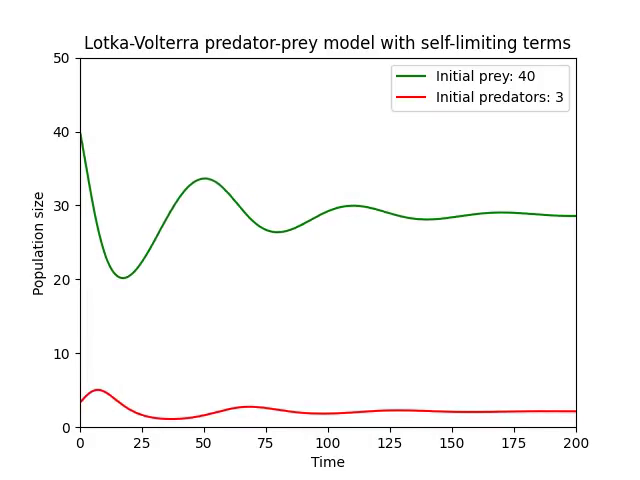
#> input picture frame 100 of assets/media/spatialEcology/LVselflimiting.mp4, 640 x 480 px, given in place of LotkaVolterra3.mp4, which was not available
$ jupyter execute Untitled-2.ipynb
#> lines starting #> are read from the running program, lines starting #| are printed output that depends on the picture; after the words box and inside, x2 and y2 are one past the last pixel; in counts of white or black regions, pixels touching at a corner belong together; pictures that were not available may be replaced by others from this repository, and a replacement may not be noted
#> further down, frame is the input picture: shape (480, 640, 3); mean B, G, R 247.8, 248.3, 248.6
[cell 1]
import cv2
import numpy as np

# Function to change white pixels to a new color
def change_white_pixels(frame, new_color):
    # Define the range for white color
    white_lower = np.array([200, 200, 200], dtype="uint8")
    white_upper = np.array([255, 255, 255], dtype="uint8")

    # Find all pixels in the white range
    white_mask = cv2.inRange(frame, white_lower, white_upper)
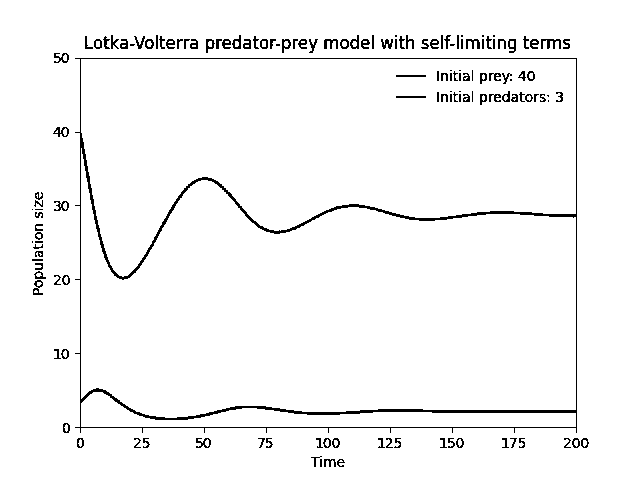
#> white_mask: shape (480, 640); 96.6% white; black in thin lines or dots, all inside (x1, y1, x2, y2) = (32, 35, 589, 467)

    # Change white pixels to the new color
    frame[white_mask > 0] = new_color
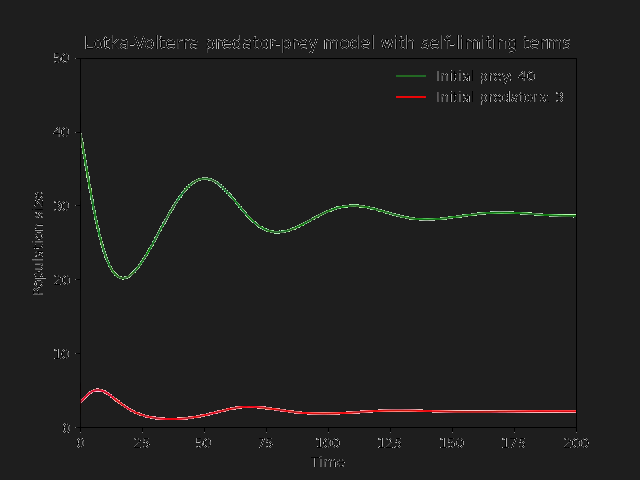
#> frame: shape (480, 640, 3); mean B, G, R 31.2, 31.6, 31.9

    return frame

# Load the video
cap = cv2.VideoCapture('LotkaVolterra3.mp4')

# Get video properties for output
fourcc = cv2.VideoWriter_fourcc(*'mp4v')
fps = cap.get(cv2.CAP_PROP_FPS)
width, height = int(cap.get(cv2.CAP_PROP_FRAME_WIDTH)), int(cap.get(cv2.CAP_PROP_FRAME_HEIGHT))
out = cv2.VideoWriter('alteredLotkaVolterra3.mp4', fourcc, fps, (width, height))

# Process each frame
while True:
    ret, frame = cap.read()
    if not ret:
        break

    # Change white pixels to a new color (e.g., red)
    new_frame = change_white_pixels(frame, [30,30,30])

    # Write the frame to the output video
    out.write(new_frame)

# Release resources
cap.release()
out.release()
cv2.destroyAllWindows()

$ run again, starting later in the video
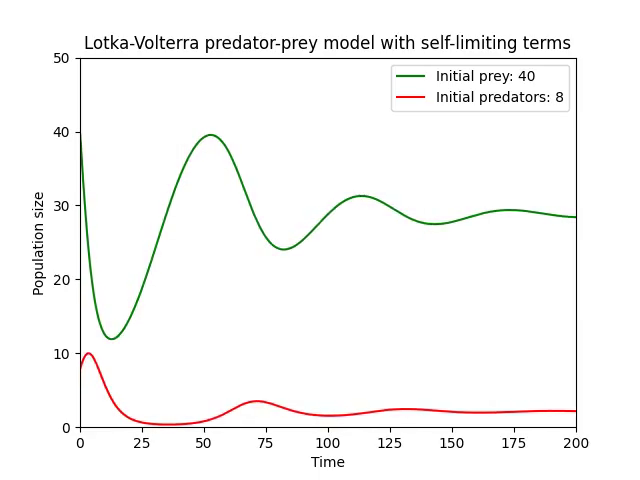
#> input picture frame 450 of assets/media/spatialEcology/LVselflimiting.mp4, 640 x 480 px, given in place of LotkaVolterra3.mp4, which was not available
#> frame is the input picture: shape (480, 640, 3); mean B, G, R 247.5, 248.1, 248.3
#> in change_white_pixels, `white_mask = cv2.inRange(frame, white_lower, white_upper)`:
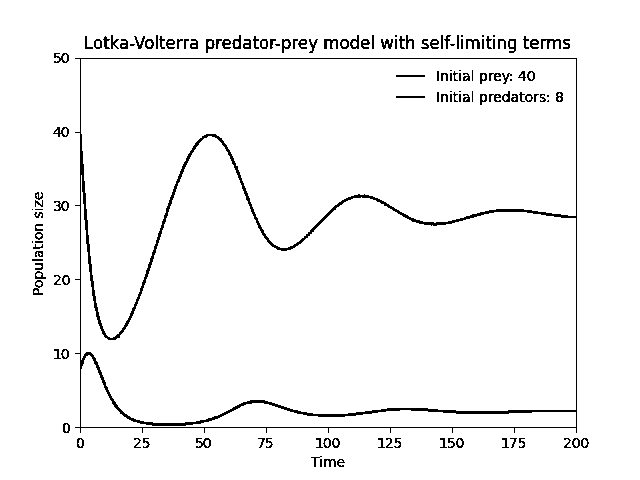
#> white_mask: shape (480, 640); 96.4% white; black in thin lines or dots, all inside (x1, y1, x2, y2) = (32, 35, 589, 467)
#> in change_white_pixels, `frame[white_mask > 0] = new_color`:
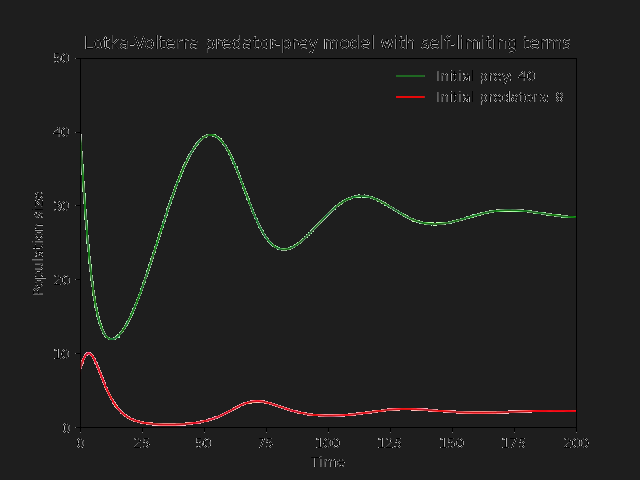
#> frame: shape (480, 640, 3); mean B, G, R 31.3, 31.8, 32

$ run again, starting later in the video
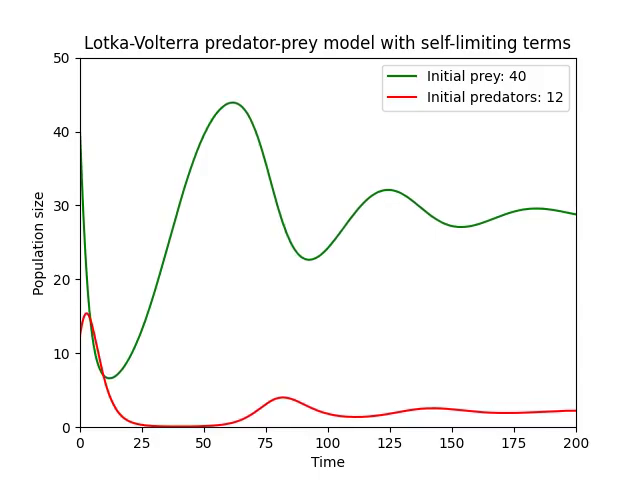
#> input picture frame 800 of assets/media/spatialEcology/LVselflimiting.mp4, 640 x 480 px, given in place of LotkaVolterra3.mp4, which was not available
#> frame is the input picture: shape (480, 640, 3); mean B, G, R 247.2, 247.9, 248.1
#> in change_white_pixels, `white_mask = cv2.inRange(frame, white_lower, white_upper)`:
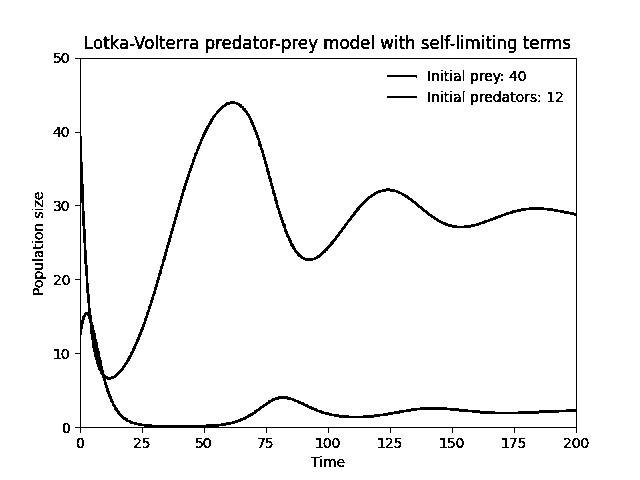
#> white_mask: shape (480, 640); 96.3% white; black in thin lines or dots, all inside (x1, y1, x2, y2) = (32, 35, 589, 467)
#> in change_white_pixels, `frame[white_mask > 0] = new_color`:
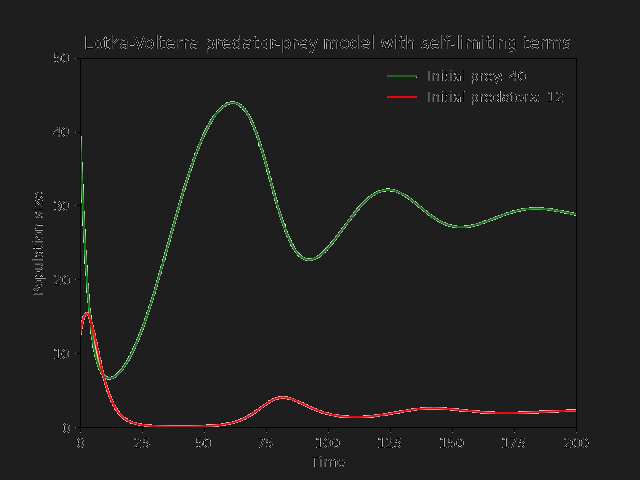
#> frame: shape (480, 640, 3); mean B, G, R 31.3, 31.9, 32.1
